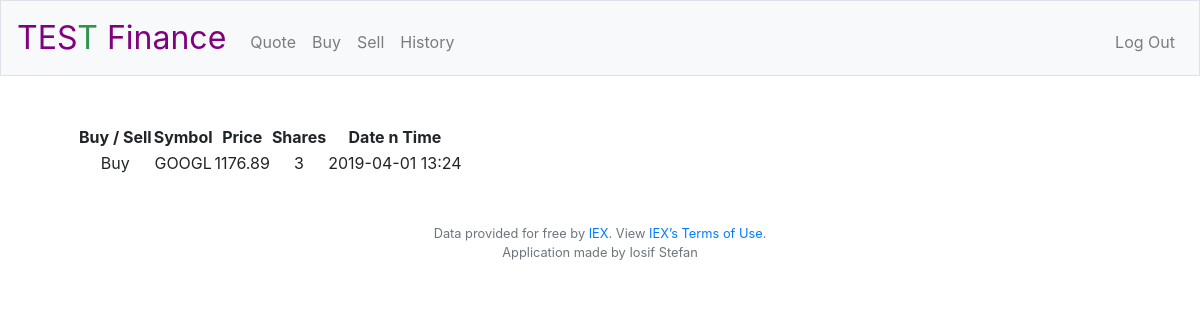
The app's page /history (signed in) with its own data.
### tables this page shows
CREATE TABLE "history" (
	"id"	INTEGER NOT NULL PRIMARY KEY AUTOINCREMENT UNIQUE,
	"user_id"	INTEGER NOT NULL,
	"buy_sell"	TEXT NOT NULL,
	"symbol"	TEXT NOT NULL,
	"price"	NUMERIC NOT NULL,
	"shares"	INTEGER NOT NULL,
	"date_time"	INTEGER NOT NULL
);

### application.py (the view)
@app.route("/history")
@login_required
def history():
    q = db.execute("SELECT * FROM history WHERE user_id = :uid", uid = session["user_id"])
    return render_template("history.html", items = q)

### application.py (called while the page is built)
@app.after_request
def after_request(response):
    response.headers["Cache-Control"] = "no-cache, no-store, must-revalidate"
    response.headers["Expires"] = 0
    response.headers["Pragma"] = "no-cache"
    return response

### helpers.py (called while the page is built)
def login_required(f):
    @wraps(f)
    def decorated_function(*args, **kwargs):
        if session.get("user_id") is None:
            return redirect("/login")
        return f(*args, **kwargs)
    return decorated_function

### templates/history.html (shortened to what this page needs)
{% extends "layout.html" %}
{% block main %}
<div>
	<table>
		<tr>
			<th>Buy / Sell</th>
			<th>Symbol</th>
			<th>Price</th>
			<th>Shares</th>
			<th>Date n Time</th>
		</tr>
		{% for item in items %}
			<TR>
				<TD> {{ item.buy_sell }} </TD>
				<TD> {{ item.symbol }} </TD>
				<TD> {{ item.price }} </TD>
				<TD> {{ item.shares }} </TD>
				<TD> {{ item.date_time }} </TD>
			</TR>
		{% endfor %}
	</table>
</div>
{% endblock %}

### records on screen
history: buy_sell "Buy", symbol "GOOGL", price "1176.89", shares "3", date_time "2019-04-01 13:24"
